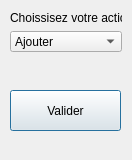
<?xml version="1.0" encoding="UTF-8"?>
<ui version="4.0">
 <class>choixcscpClass</class>
 <widget class="QDialog" name="choixcscpClass">
  <property name="geometry">
   <rect>
    <x>0</x>
    <y>0</y>
    <width>132</width>
    <height>160</height>
   </rect>
  </property>
  <property name="windowTitle">
   <string>Dialog</string>
  </property>
  <widget class="QPushButton" name="BtCscpVal">
   <property name="geometry">
    <rect>
     <x>10</x>
     <y>90</y>
     <width>111</width>
     <height>41</height>
    </rect>
   </property>
   <property name="text">
    <string>Valider</string>
   </property>
  </widget>
  <widget class="QWidget" name="layoutWidget">
   <property name="geometry">
    <rect>
     <x>10</x>
     <y>11</y>
     <width>112</width>
     <height>41</height>
    </rect>
   </property>
   <layout class="QVBoxLayout" name="verticalLayout">
    <item>
     <widget class="QLabel" name="label_2">
      <property name="text">
       <string>Choissisez votre action</string>
      </property>
     </widget>
    </item>
    <item>
     <widget class="QComboBox" name="ListAct">
      <property name="layoutDirection">
       <enum>Qt::LeftToRight</enum>
      </property>
      <item>
       <property name="text">
        <string>Ajouter</string>
       </property>
      </item>
      <item>
       <property name="text">
        <string>Modifier</string>
       </property>
      </item>
      <item>
       <property name="text">
        <string>Afficher</string>
       </property>
      </item>
      <item>
       <property name="text">
        <string>Supprimer</string>
       </property>
      </item>
     </widget>
    </item>
   </layout>
  </widget>
 </widget>
 <resources/>
 <connections/>
</ui>
